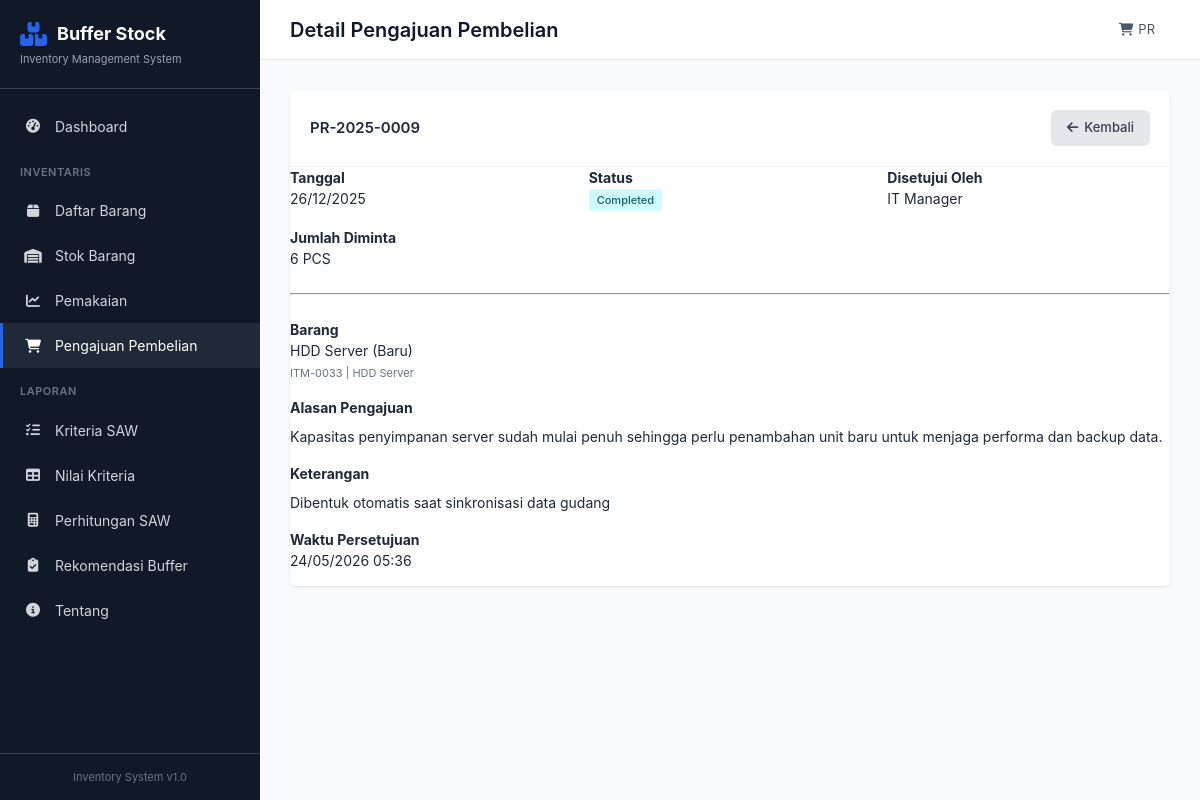
Before: /purchase/9 with the older database file.
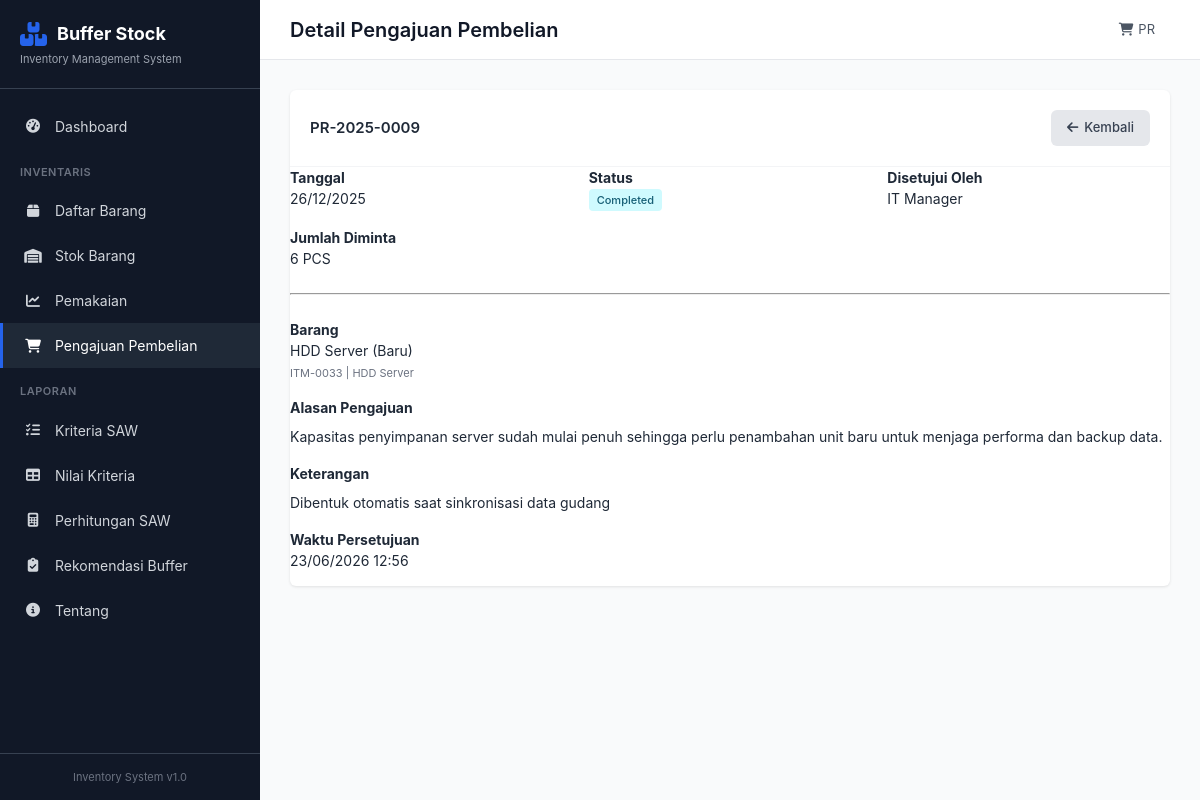
After: the same page with the newer database file.
### app/models.py (models this page shows, shortened)
class PurchaseRequest(db.Model):
    __tablename__ = 'purchase_requests'
    id = db.Column(db.Integer, primary_key=True)
    no_pengajuan = db.Column(db.String(50), unique=True, nullable=False)
    tanggal_pengajuan = db.Column(db.DateTime, default=datetime.utcnow)
    item_id = db.Column(db.Integer, db.ForeignKey('items.id'), nullable=False)
    quantity_requested = db.Column(db.Float, nullable=False)
    alasan_pengajuan = db.Column(db.Text)
    status = db.Column(db.String(20), default='Pending')  # Pending, Approved, Rejected, Completed
    approved_by = db.Column(db.String(100))
    approved_at = db.Column(db.DateTime)
    keterangan = db.Column(db.Text)
    item = db.relationship('Item', backref='purchase_requests', lazy=True)

### app/routes.py (the view)
@main_bp.route('/purchase/<int:id>')
def purchase_detail(id):
    pr = PurchaseRequest.query.get_or_404(id)
    return render_template('purchase/detail.html', pr=pr)

### app/templates/purchase/detail.html (shortened to what this page needs)
{% extends 'base.html' %}
{% block page_title %}Detail Pengajuan Pembelian{% endblock %}
{% block content %}
<div class="section">
    <div class="card" style="max-width: 900px;">
        <div class="card-header">
            <h3>{{ pr.no_pengajuan }}</h3>
            <div class="header-actions">
                <a href="{{ url_for('main.purchase_list') }}" class="btn btn-secondary">
                    <i class="fas fa-arrow-left"></i> Kembali
                </a>
            </div>
        </div>
        <div class="card-body">
            <div class="info-grid" style="display:grid; grid-template-columns: repeat(auto-fit, minmax(220px, 1fr)); gap: 16px;">
                <div>
                    <strong>Tanggal</strong><br>
                    <span>{{ pr.tanggal_pengajuan.strftime('%d/%m/%Y') }}</span>
                </div>
                <div>
                    <strong>Status</strong><br>
                    <span>
                        {% if pr.status == 'Pending' %}
                        <span class="badge badge-warning">Pending</span>
                        {% elif pr.status == 'Approved' %}
                        <span class="badge badge-success">Approved</span>
                        {% elif pr.status == 'Rejected' %}
                        <span class="badge badge-danger">Rejected</span>
                        {% else %}
                        <span class="badge badge-info">Completed</span>
                        {% endif %}
                    </span>
                </div>
                <div>
                    <strong>Disetujui Oleh</strong><br>
                    <span>{{ pr.approved_by or '-' }}</span>
                </div>
                <div>
                    <strong>Jumlah Diminta</strong><br>
                    <span>{{ pr.quantity_requested|int }} {{ pr.item.unit }}</span>
                </div>
            </div>
            <hr style="margin: 24px 0;">
            <div class="form-group">
                <strong>Barang</strong><br>
                <span>{{ pr.item.nama_item }}</span><br>
                <small class="text-muted">{{ pr.item.kode_item }} | {{ pr.item.kategori }}</small>
            </div>
            <div class="form-group">
                <strong>Alasan Pengajuan</strong>
                <p style="margin-top: 8px; line-height: 1.6;">{{ pr.alasan_pengajuan or '-' }}</p>
            </div>
            <div class="form-group">
                <strong>Keterangan</strong>
                <p style="margin-top: 8px; line-height: 1.6;">{{ pr.keterangan or '-' }}</p>
            </div>
            {% if pr.approved_at %}
            <div class="form-group">
                <strong>Waktu Persetujuan</strong><br>
                <span>{{ pr.approved_at.strftime('%d/%m/%Y %H:%M') }}</span>
            </div>
            {% endif %}
        </div>
    </div>
</div>
{% endblock %}

Changed rows visible on the page:
changed PurchaseRequest "IT Manager": approved_at "24/05/2026 05:36" → "23/06/2026 12:56"
